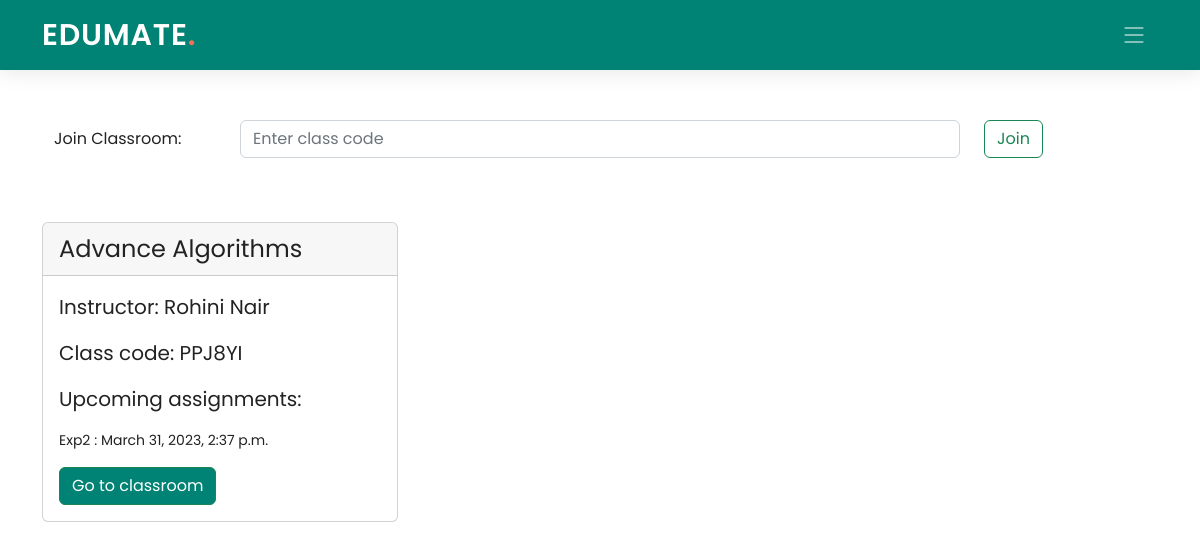
Before: /student/1/ with the older database file.
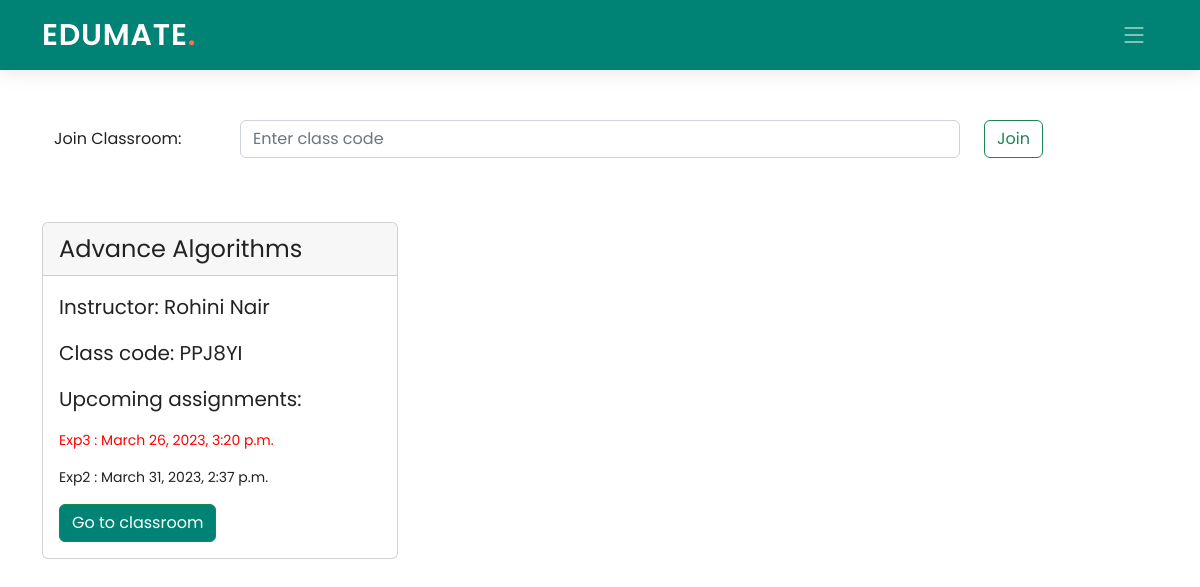
After: the same page with the newer database file.
### Teacher/models.py (models this page shows, shortened)
class Assignments(models.Model):
    assignment_id = models.AutoField(primary_key=True)
    assignment_name = models.CharField(max_length=40)
    assignment_description = models.CharField(max_length=100)
    class_code = models.ForeignKey(ClassTeachers, on_delete=models.CASCADE, blank=True, null=True)
    max_marks = models.FloatField(default=25)
    peer_grade = models.BooleanField(default=False)
    duedate =  models.DateTimeField(default=timezone.now)
    class Meta:
        db_table = "Assignments"

### Student/views.py (the view, shortened to what this page needs)
# urls.py: path('', views.stud_home, name='student_home'),
def stud_home(request, pk):
    allClasses = ClassStudents.objects.filter(stud_id=pk)
    data = []
    for i in allClasses:
        totalAssignmentsInOneClass = Assignments.objects.filter(class_code=i.class_code.class_code)
        temp = []
        for j in totalAssignmentsInOneClass:
            check = SubmittedAssignments.objects.filter(stud_id=pk, assignment_id=j.assignment_id)
            if not check:
                if timezone.localtime(timezone.now()) < j.duedate:
                    temp.append([j.assignment_id, j.assignment_name, j.class_code.class_name, j.duedate, False])
                else:
                    temp.append([j.assignment_id, j.assignment_name, j.class_code.class_name, j.duedate, True])
        temp.sort(key=lambda x: x[3])
        data.append([i.class_code.class_code, i.class_code.class_name, i.class_code.teach_id.name, temp])
    return render(request, 'Student/student_home.html', {"data": data, 'pk': pk})

### Student/templates/Student/student_home.html (shortened to what this page needs)
{% extends './base_student.html' %}
{% block navbar %}
  <header id="header" class="header d-flex align-items-center">
    <div class="container-fluid container-xl d-flex align-items-center justify-content-between">
      <a href="#" class="logo d-flex align-items-center">
        <h1>EDUMATE<span>.</span></h1>
      </a>
      <i class="mobile-nav-toggle mobile-nav-show bi bi-list"></i>
    </div>
  </header>
  {% endblock navbar %}
{% block content %}
    <div class="container ">
        <div class="container" >
          <br><br><br>
            <form method="post" class="form-group row">
                <label for="staticclasscode" class="col-sm-2 col-form-label" class="sr-only">Join Classroom:</label>
              <div class="col-sm-8">
                <input class="form-control" id="staticclasscode" type="text" placeholder="Enter class code" name="code" required>
              </div>
              <div class="col-sm-2">
                <button type="submit mb-2" class="btn btn-outline-success">Join</button>
              </div>
            </form>
        </div>
        <br>
        <div class="row row-content my-4">
          {% for i in data %}
          <div class="col-md-4">
            <div class="card">
              <div class="card-header" style="font-size: 1.5rem;">
                {{ i.1 }}
              </div>
              <div class="card-body">
                <blockquote class="blockquote mb-0">
                  <p>Instructor: {{ i.2 }}</p>
                  <p>Class code: {{ i.0 }}</p>
                  <p>Upcoming assignments:</p>
                  {% for j in i.3 %}
                    {% if j.4 %}
                    <p style="font-size: 14px; color: red;">{{j.1}} : {{j.3}}</p>
                    {% else %}
                    <p style="font-size: 14px">{{j.1}} : {{j.3}}</p>
                    {% endif %}
                  {% endfor %}
                  <a class="btn btn-success" href="{% url 'classroom1' pk=pk pk2=i.0 %}">Go to classroom</a>
                </blockquote>
              </div>
            </div>
          </div>
              <br>
          {% endfor %}
        </div>
    </div>
{% endblock content %}

Changed rows visible on the page:
added Assignments: assignment_name "Exp3", duedate "March 26, 2023, 3:20 p.m."
